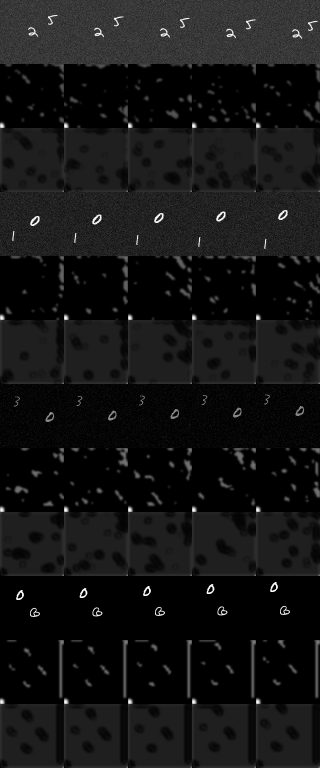
#> input picture runs/e2e_cnn_full/epoch2_step400.png, 640 x 1536 px (shown at 1/2 size)
$ python -i dynaphos_pipeline.py   (imports and definitions only)
#> lines starting #> are read from the running program, lines starting #| are printed output that depends on the picture
#> further down, picture is the input picture: shape (1536, 640, 3); min 0, max 255, mean 20.1
"""
Dynaphos image/video → phosphene pipeline using pulse2percept.

Translates images and videos into phosphene representations using DynaphosModel
(eLife 2024) and Orion cortical implant. Uses CorticalPhospheneSimulator internally
with edge/grayscale preprocessing for stimulus generation.
"""

from __future__ import annotations

import numpy as np
import cv2
from typing import Optional, Tuple, Generator, Dict, Any, List
from PIL import Image

try:
    from .cortical_phosphene import CorticalPhospheneSimulator, DYNAPHOS_AVAILABLE
except ImportError:
    try:
        from cortical_phosphene import CorticalPhospheneSimulator, DYNAPHOS_AVAILABLE
    except ImportError:
        CorticalPhospheneSimulator = None  # type: ignore
        DYNAPHOS_AVAILABLE = False


def _clahe_u8(gray_u8: np.ndarray, clip_limit: float = 2.0, tile_grid: Tuple[int, int] = (8, 8)) -> np.ndarray:
    clahe = cv2.createCLAHE(clipLimit=float(clip_limit), tileGridSize=tuple(tile_grid))
    return clahe.apply(np.asarray(gray_u8, dtype=np.uint8))


# [70 lines left out: functions _gamma_u8, _retinex_ssr_u8, _normalize01, _score_stim_proxy, not called in this run]


def _stim_from_mode(
    gray_u8: np.ndarray,
    *,
    mode: str,
    grid_size: Tuple[int, int],
    edge_method: str = "canny",
    low: int = 50,
    high: int = 150,
) -> np.ndarray:
#> called with mode = 'edges', grid_size = (60, 60), edge_method = 'canny', low = 50, high = 150
    h, w = grid_size
    if mode == "grayscale":
        return cv2.resize(gray_u8.astype(np.float32) / 255.0, (w, h)).astype(np.float64)
    if mode == "invert":
        return (1.0 - cv2.resize(gray_u8.astype(np.float32) / 255.0, (w, h))).astype(np.float64)

    # edges
    g = cv2.GaussianBlur(gray_u8, (5, 5), 0)
    if edge_method == "canny_multi":
        e1 = cv2.Canny(g, 30, 80)
        e2 = cv2.Canny(g, int(low), int(high))
        e3 = cv2.Canny(g, 100, 200)
        edges = np.maximum(np.maximum(e1, e2), e3)
    else:
        edges = cv2.Canny(g, int(low), int(high))
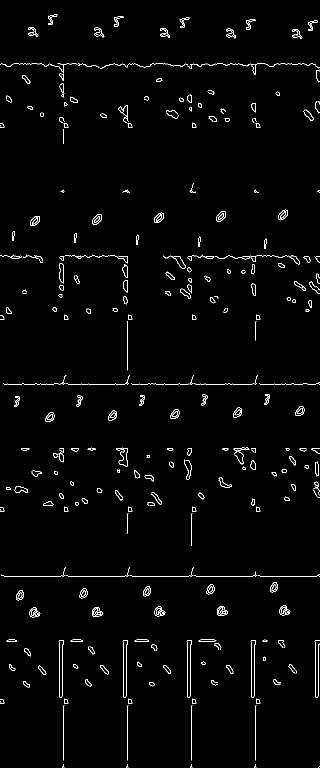
#> edges: shape (1536, 640) (shown at 1/2 size); 1.6% white in thin lines or dots
    return cv2.resize(edges.astype(np.float32) / 255.0, (w, h)).astype(np.float64)
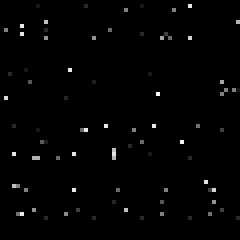
#> returned value: shape (60, 60) float64 (shown 4 times larger); min 0, max 0.983, mean 0.0114


def _image_to_stim_grid(
    image: np.ndarray,
    preprocess: str = "edges",
    grid_size: Tuple[int, int] = (60, 60),
    *,
    fg_mask_g: Optional[np.ndarray] = None,
    boundary_mask_g: Optional[np.ndarray] = None,
    prev_stim_g: Optional[np.ndarray] = None,
    target_active: Optional[int] = None,
    return_debug: bool = False,
) -> np.ndarray | Tuple[np.ndarray, Dict[str, Any]]:
    """Convert image to stimulation grid [0, 1]."""
    if image.ndim == 3:
        gray = cv2.cvtColor(image, cv2.COLOR_BGR2GRAY)
    else:
        gray = image
    gray_u8 = np.asarray(gray, dtype=np.uint8)

    if preprocess != "auto":
        if preprocess == "edges":
            stim = _stim_from_mode(gray_u8, mode="edges", grid_size=grid_size, edge_method="canny", low=50, high=150)
        elif preprocess == "invert":
            stim = _stim_from_mode(gray_u8, mode="invert", grid_size=grid_size)
        else:
            stim = _stim_from_mode(gray_u8, mode="grayscale", grid_size=grid_size)
        stim = np.clip(stim, 0.0, 1.0).astype(np.float64)
        if return_debug:
            return stim, {"chosen": preprocess}
        return stim

    # Auto mode: evaluate a small set of candidates and pick best by proxy score.
    candidates: List[Dict[str, Any]] = [
        {"name": "edges", "prep": "none", "mode": "edges", "edge_method": "canny_multi"},
        {"name": "edges_clahe", "prep": "clahe", "mode": "edges", "edge_method": "canny_multi"},
        {"name": "edges_gamma075", "prep": "gamma", "gamma": 0.75, "mode": "edges", "edge_method": "canny_multi"},
        {"name": "edges_retinex", "prep": "retinex", "mode": "edges", "edge_method": "canny_multi"},
        {"name": "grayscale", "prep": "clahe", "mode": "grayscale"},
        {"name": "invert", "prep": "clahe", "mode": "invert"},
    ]

    best = None
    best_debug: Dict[str, Any] = {}
    all_debug: List[Dict[str, Any]] = []
    for cand in candidates:
        g = gray_u8
        if cand.get("prep") == "clahe":
            g = _clahe_u8(g)
        elif cand.get("prep") == "gamma":
            g = _gamma_u8(g, float(cand.get("gamma", 1.0)))
        elif cand.get("prep") == "retinex":
            g = _retinex_ssr_u8(g, sigma=30.0)

        stim = _stim_from_mode(
            g,
            mode=str(cand["mode"]),
            grid_size=grid_size,
            edge_method=str(cand.get("edge_method", "canny")),
            low=50,
            high=150,
        )
        stim = np.clip(stim, 0.0, 1.0).astype(np.float64)
        dbg = _score_stim_proxy(
            stim,
            fg_mask_g=fg_mask_g,
            boundary_mask_g=boundary_mask_g,
            target_active=target_active,
            prev_stim_g=prev_stim_g,
        )
        dbg["candidate"] = str(cand["name"])
        all_debug.append(dbg)

        if best is None or float(dbg["score"]) > float(best_debug["score"]):
            best = stim
            best_debug = dbg

    if best is None:
        best = _stim_from_mode(gray_u8, mode="edges", grid_size=grid_size, edge_method="canny", low=50, high=150)
        best_debug = {"candidate": "edges_fallback", "score": 0.0}

    best = np.clip(best, 0.0, 1.0).astype(np.float64)
    if return_debug:
        return best, {"chosen": best_debug.get("candidate"), "score": best_debug, "all": all_debug}
    return best


class DynaphosPipeline:
    """
    End-to-end image/video → phosphene pipeline using DynaphosModel.

    Translates visual input into phosphene representations as perceived
    by cortical visual prosthesis (Orion) users.
    """

    # [86 lines left out: functions __init__, image_to_phosphene, video_to_phosphenes, image_to_dynaphos_phosphene, not called in this run]

>>> import cv2
>>> picture = cv2.imread('../runs/e2e_cnn_full/epoch2_step400.png')
>>> result = _image_to_stim_grid(picture)

$ run again, on runs/e2e_cnn_full/epoch3_step800.png
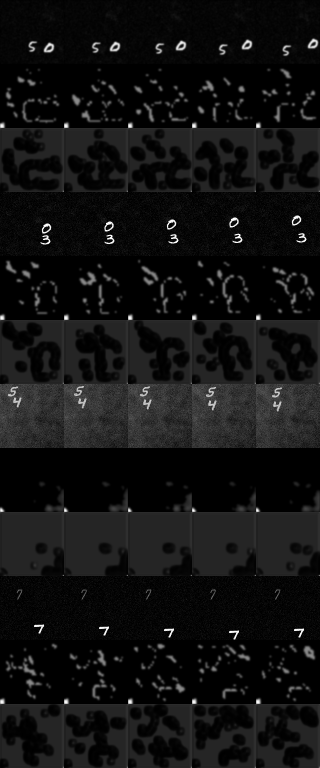
#> input picture runs/e2e_cnn_full/epoch3_step800.png, 640 x 1536 px (shown at 1/2 size)
#> picture is the input picture: shape (1536, 640, 3); min 0, max 255, mean 17.8
#> in _stim_from_mode, `edges = cv2.Canny(g, int(low), int(high))`:
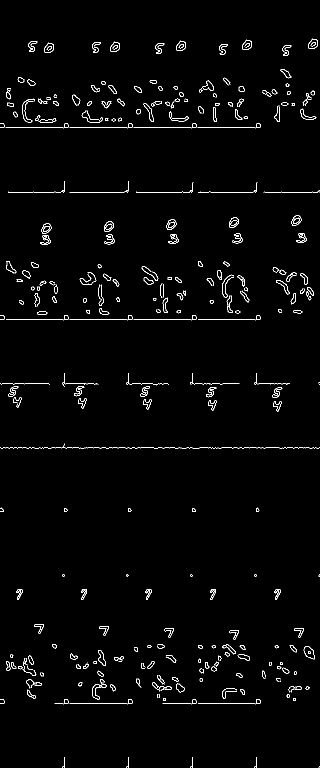
#> edges: shape (1536, 640) (shown at 1/2 size); 1.7% white in thin lines or dots
#> in _stim_from_mode, `return cv2.resize(edges.astype(np.float32) / 255.0, (w, h)).astype(np...`:
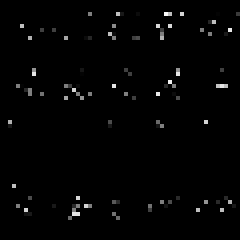
#> returned value: shape (60, 60) float64 (shown 4 times larger); min 0, max 0.983, mean 0.0139

$ run again, on runs/e2e_cnn_full/epoch4_step1200.png
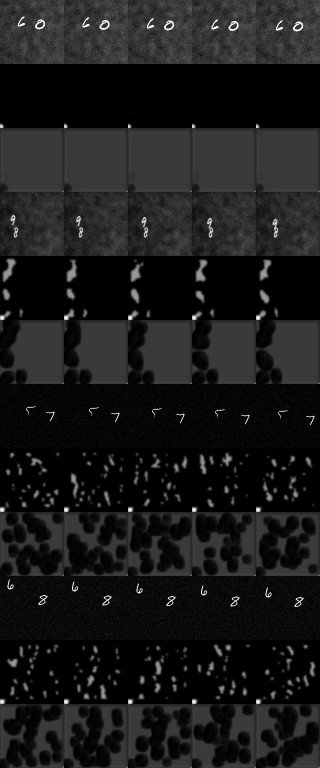
#> input picture runs/e2e_cnn_full/epoch4_step1200.png, 640 x 1536 px (shown at 1/2 size)
#> picture is the input picture: shape (1536, 640, 3); min 0, max 255, mean 25.9
#> in _stim_from_mode, `edges = cv2.Canny(g, int(low), int(high))`:
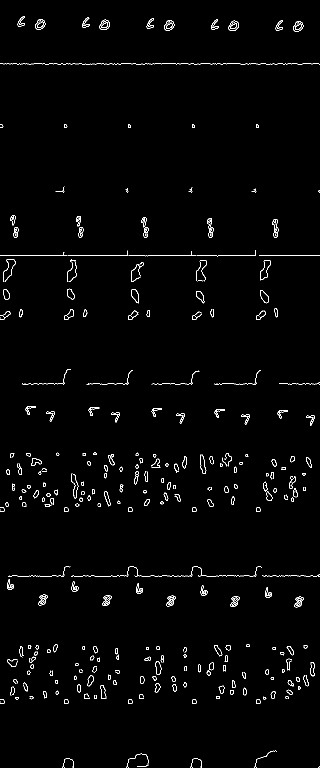
#> edges: shape (1536, 640) (shown at 1/2 size); 1.5% white in thin lines or dots
#> in _stim_from_mode, `return cv2.resize(edges.astype(np.float32) / 255.0, (w, h)).astype(np...`:
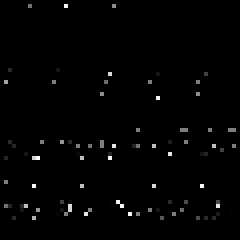
#> returned value: shape (60, 60) float64 (shown 4 times larger); min 0, max 1, mean 0.0119

$ run again, on runs/e2e_cnn_full/epoch6_step1600.png
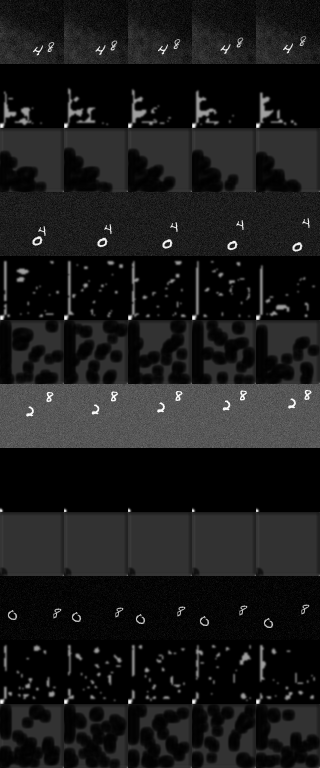
#> input picture runs/e2e_cnn_full/epoch6_step1600.png, 640 x 1536 px (shown at 1/2 size)
#> picture is the input picture: shape (1536, 640, 3); min 0, max 255, mean 26.6
#> in _stim_from_mode, `edges = cv2.Canny(g, int(low), int(high))`:
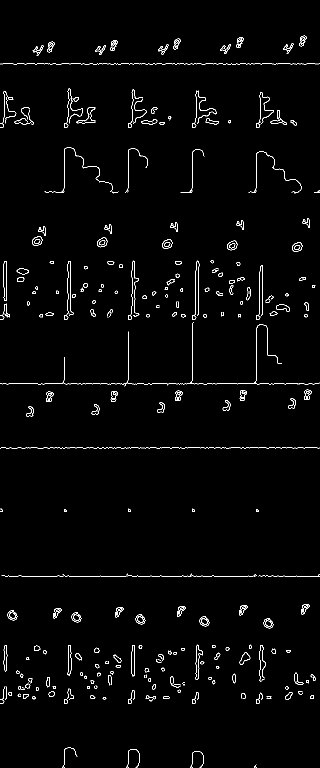
#> edges: shape (1536, 640) (shown at 1/2 size); 1.7% white in thin lines or dots
#> in _stim_from_mode, `return cv2.resize(edges.astype(np.float32) / 255.0, (w, h)).astype(np...`:
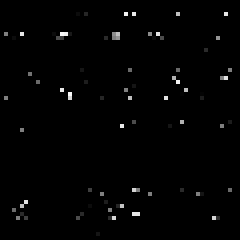
#> returned value: shape (60, 60) float64 (shown 4 times larger); min 0, max 0.983, mean 0.0113
